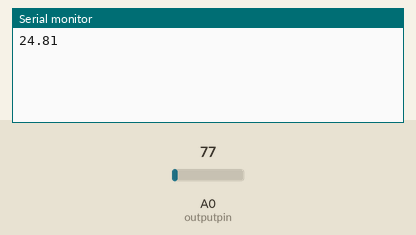
Simulated run of this sketch. Board: ESP8266 (NodeMCU). Parts: the last lines printed to the serial monitor. Inputs (shaded band) come from the test bench; at power-on: A0 (outputpin) = 77. WiFi joins after 1.5 s; servers stay silent unless stated.

Above: at 3.0 s.
3.1 s: A0 (outputpin) set to 92
At 4.4 s:
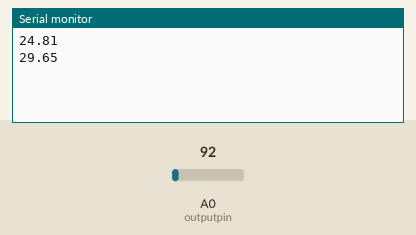
4.6 s: A0 (outputpin) set to 107
At 5.6 s:
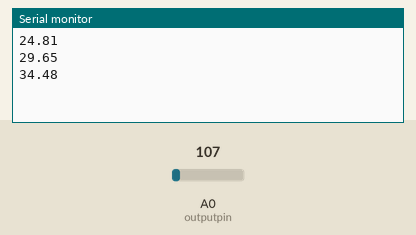
Timing chart, 0 to 7.6 s (numbered marks = the images above; inputs shaded):
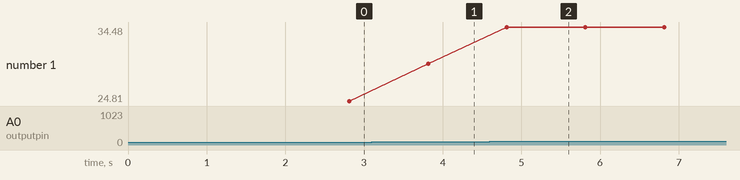

Measured:
- after the input at 3.1 s, the serial monitor: prints a new line after 0.71 s (image 1)
- after the input at 4.6 s, the serial monitor: prints a new line after 0.21 s (image 2)
- plotted number 1: 24.81 → 29.65 after the input at 3.1 s, 29.65 → 34.48 after the input at 4.6 s

The sketch:

Project_17_Monitoring_Suhu_Tampil_Grafik_Android.ino
```cpp
/*************************************
 * Program :Project 17 Monitoring Suhu LM35 Tampilan Grafik di Android
 * Input : Sensor LM35
 * Output : Grafik Blynk
 * Iot Starter Kit Inkubatek
 * www.tokotronik.com
 * ***********************************/
#define BLYNK_PRINT Serial
#include <ESP8266WiFi.h>
#include <BlynkSimpleEsp8266.h>
#include <SimpleTimer.h>

SimpleTimer timer;
int adc0;
int outputpin= A0;
float celcius,millivolts;

// Ganti dengan kode token anda
char auth[] = "YOh356PlUgoWmciVQNs5AceKgPDKULhi";
// Ganti dengan WiFi dan Password anda
char ssid[] = "OPPO A1k";
char pass[] = "12345678";

void setup()
{
  Serial.begin(115200);
  delay(10);
  Blynk.begin(auth, ssid, pass);
  timer.setInterval(1000, sendData);
}

void sendData()
{
  adc0 = analogRead(outputpin);
  millivolts = (adc0/1024.0) * 3300;
  celcius = millivolts/10;
  Serial.println(celcius);
  Blynk.virtualWrite(0, celcius);//virtual input V10 di Blynk (suhu)
}

void loop()
{
  Blynk.run();
  timer.run();
}
```
